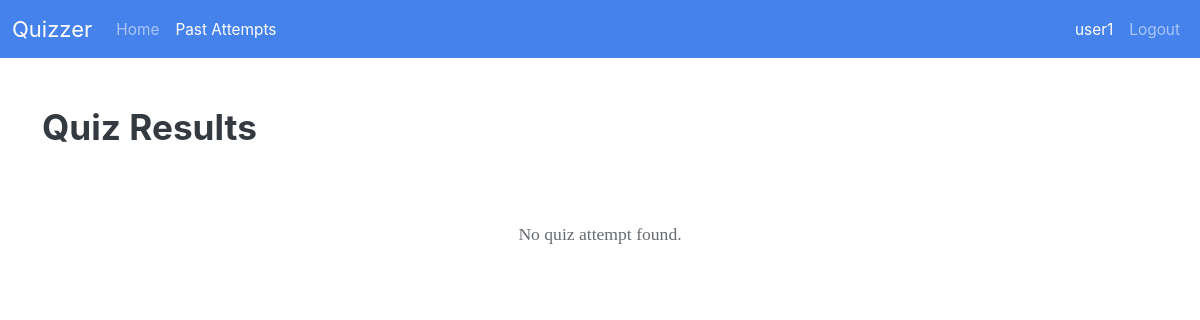
/user/past_attempts/41 (signed in), run on an earlier commit of the app's database.
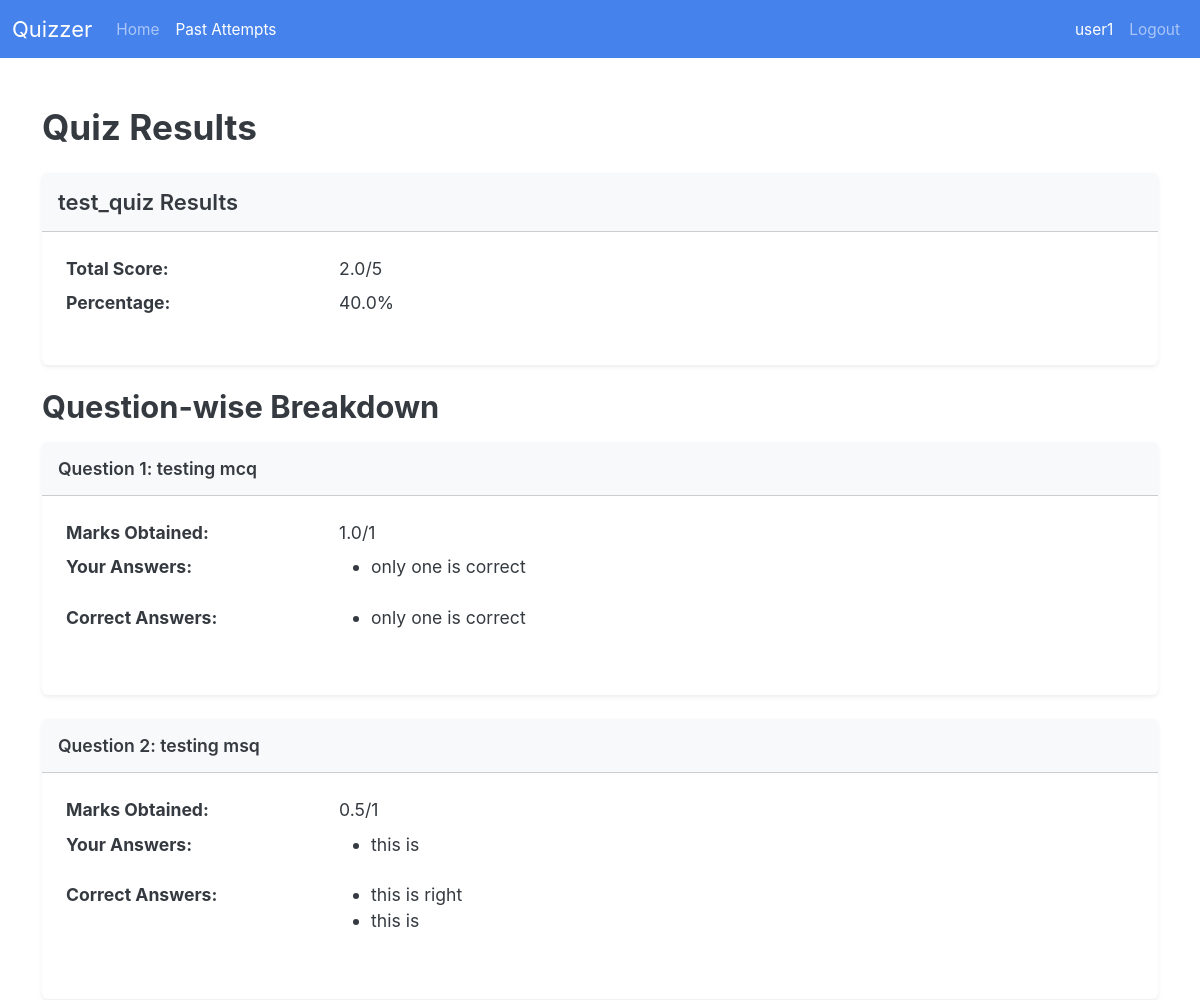
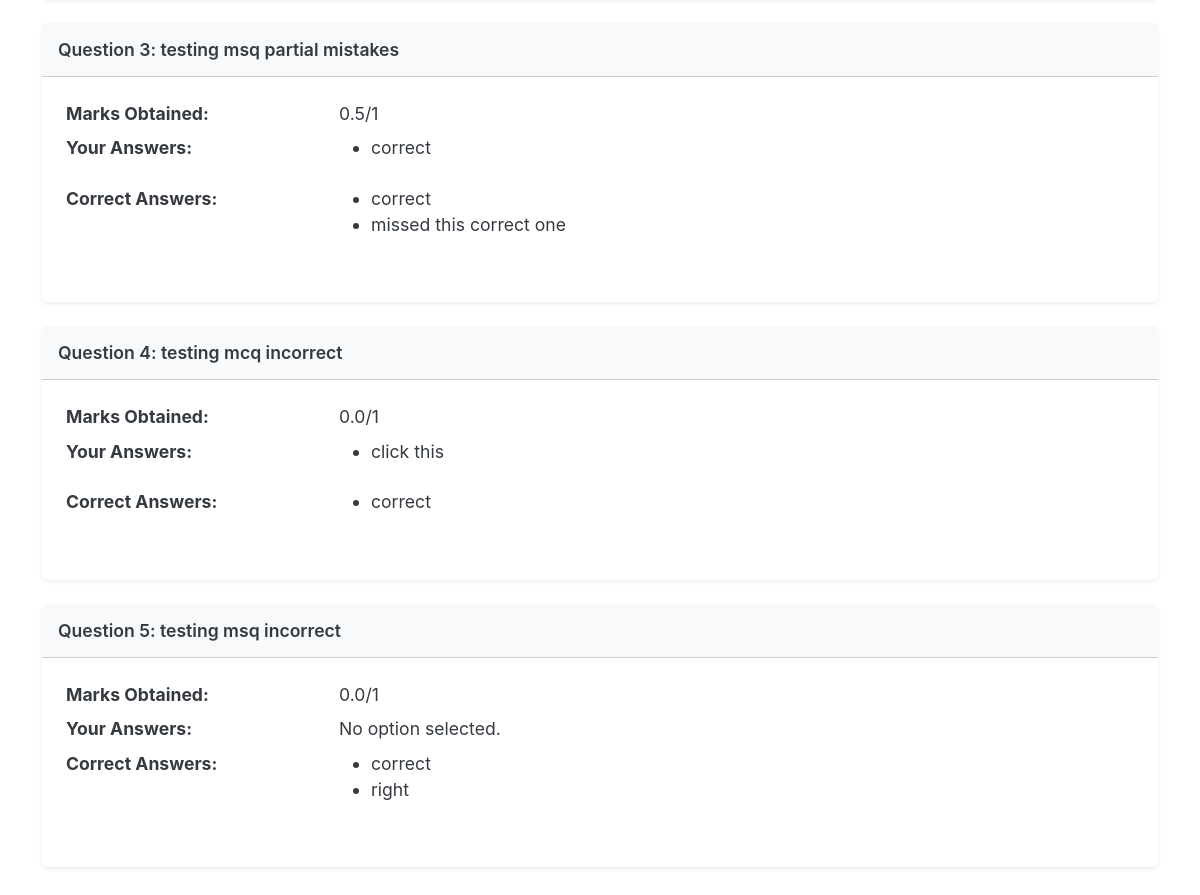
And on a later commit of the database (2 pictures, top to bottom).
### models/models.py (models this page shows)
class Quiz(db.Model):
    __tablename__ = "quiz"
    quiz_id: Mapped[id_pk]
    quiz_name: Mapped[str]
    chapter_id: Mapped[int]
    subject_id: Mapped[int]
    date: Mapped[Optional[date]]
    duration: Mapped[Optional[int]]  # minutes? hopefully
    remarks: Mapped[str]
    total_marks: Mapped[int] = mapped_column(default=0)
    questions: Mapped[List["Question"]] = relationship(
        back_populates="quiz", cascade="all,delete-orphan"
    )
    quiz_attempts: Mapped[List["QuizAttempt"]] = relationship(
        back_populates="quiz", cascade="all,delete-orphan"
    )
    chapter: Mapped["Chapter"] = relationship(back_populates="quizzes") # maybe change this
    __table_args__ = (
        ForeignKeyConstraint(
            ['subject_id', 'chapter_id'],  # Composite foreign key
            ['chapter.subject_id', 'chapter.chapter_id']
        ),
    )

class QuizAttempt(db.Model):
    __tablename__ = 'quiz_attempt'
    id: Mapped[id_pk]
    quiz_id: Mapped[int] = mapped_column(ForeignKey("quiz.quiz_id"))
    user_id: Mapped[int] = mapped_column(ForeignKey("user.user_id"))
    start_time: Mapped[datetime]
    time_taken: Mapped[int] # time in minutes  maybe seconds? minutes is better we don't need seconds
    total_score: Mapped[float]
    percentage: Mapped[float]
    quiz: Mapped["Quiz"] = relationship(back_populates="quiz_attempts")
    user: Mapped["User"] = relationship(back_populates="quiz_attempts")
    question_attempts: Mapped[List["QuestionAttempt"]]=relationship(back_populates="quiz_attempt")

class QuestionAttempt(db.Model):
    __tablename__ = 'question_attempt'
    id: Mapped[id_pk]
    quiz_attempt_id: Mapped[int] = mapped_column(ForeignKey("quiz_attempt.id"))
    question_id: Mapped[int] = mapped_column(ForeignKey("question.question_id"))
    marks_gained: Mapped[float] = mapped_column(default=0)
    quiz_attempt: Mapped["QuizAttempt"] = relationship(back_populates="question_attempts")
    question: Mapped["Question"] = relationship()
    selected_options: Mapped[List["Option"]] = relationship(
        secondary="selected_option",
        back_populates="question_attempts"
    )

class Question(db.Model):
    __tablename__ = "question"
    quiz_id: Mapped[int] = mapped_column(ForeignKey("quiz.quiz_id"))
    question_id: Mapped[id_pk]
    text: Mapped[str]
    marks: Mapped[int]
    quiz: Mapped["Quiz"] = relationship(back_populates="questions")
    options: Mapped[List["Option"]] = relationship(
        back_populates="question", cascade="all,delete-orphan"
    )
    is_msq: Mapped[bool] = mapped_column(default=False)

class Option(db.Model):
    __tablename__ = "option"
    option_id: Mapped[id_pk]
    question_id: Mapped[int] = mapped_column(ForeignKey("question.question_id"))
    text: Mapped[str]
    is_correct: Mapped[bool] = mapped_column(
        default=False
    )  # Assuming default is not correct
    question: Mapped["Question"] = relationship(back_populates="options")
    question_attempts: Mapped[List["QuestionAttempt"]] = relationship(
        secondary="selected_option",
        back_populates="selected_options"
    )

### routes/user_routes.py (the view)
@user_bp.route("/past_attempts/<int:quiz_attempt_id>", methods=["GET"])
def results(quiz_attempt_id):
    quiz_attempt = db.session.scalar(
        select(QuizAttempt).where(QuizAttempt.id == quiz_attempt_id)
    )
    return render_template("user/results.html", quiz_attempt=quiz_attempt)

### app.py (called while the page is built)
@app.template_global()
def is_active(page_name):
    return "active" if request.endpoint == page_name else ""

### routes/__init__.py (called while the page is built)
def init_login_manager(app):
    login_manager = LoginManager()
    login_manager.init_app(app)
    login_manager.login_view = "auth.login"  # goes to the login() function in auth_bp
    @login_manager.user_loader
    def load_user(user_id):
        return db.session.scalar(select(User).where(User.user_id == user_id))

### routes/user_routes.py (called while the page is built)
@user_bp.before_request  # makes it so you have to be logged in to access, and allows admin to access it too to test :)
@login_required
def user_required():
    pass

### templates/user/results.html
{% extends "base.html" %} {% block title %} Quiz Results {% endblock %} {% block
body %} {% include "user/nav.html" %}
<div class="container py-5">
  <div class="d-flex justify-content-between align-items-center mb-4">
    <h2 class="mb-0 fw-bold">Quiz Results</h2>
  </div>
  {% if quiz_attempt %}
  <div class="card shadow-sm border-0 mb-4">
    <div class="card-header bg-light py-3">
      <h5 class="card-title fw-semibold mb-0">
        {{ quiz_attempt.quiz.quiz_name }} Results
      </h5>
    </div>
    <div class="card-body p-4">
      <dl class="row">
        <dt class="col-sm-3">Total Score:</dt>
        <dd class="col-sm-9">
          {{ quiz_attempt.total_score }}/{{ quiz_attempt.quiz.total_marks }}
        </dd>
        <dt class="col-sm-3">Percentage:</dt>
        <dd class="col-sm-9">{{ quiz_attempt.percentage }}%</dd>
      </dl>
    </div>
  </div>
  <h3 class="mt-4 mb-3 fw-bold">Question-wise Breakdown</h3>
  {% if quiz_attempt.question_attempts %} {% for question_attempt in
  quiz_attempt.question_attempts %}
  <div class="card shadow-sm border-0 mb-4">
    <div class="card-header bg-light py-3">
      <h6 class="card-title fw-semibold mb-0">
        Question {{ loop.index }}: {{ question_attempt.question.text }}
      </h6>
    </div>
    <div class="card-body p-4">
      <dl class="row">
        <dt class="col-sm-3">Marks Obtained:</dt>
        <dd class="col-sm-9">
          {{ question_attempt.marks_gained }}/{{ question_attempt.question.marks
          }}
        </dd>
        <dt class="col-sm-3">Your Answers:</dt>
        <dd class="col-sm-9">
          {% if question_attempt.selected_options %}
          <ul>
            {% for option in question_attempt.selected_options %}
            <li>{{ option.text }}</li>
            {% endfor %}
          </ul>
          {% else %} No option selected. {% endif %}
        </dd>
        <dt class="col-sm-3">Correct Answers:</dt>
        <dd class="col-sm-9">
          <ul>
            {% for option in question_attempt.question.options if
            option.is_correct %}
            <li>{{ option.text }}</li>
            {% endfor %}
          </ul>
        </dd>
      </dl>
    </div>
  </div>
  {% endfor %} {% else %}
  <div class="text-center py-5">
    <p class="text-muted mb-0">No question attempt data found.</p>
  </div>
  {% endif %} {% else %}
  <div class="text-center py-5">
    <p class="text-muted mb-0">No quiz attempt found.</p>
  </div>
  {% endif %}
</div>
{% endblock %}

What changed in the data, as far as the page shows it:
now on this page (row unchanged): Quiz: quiz.quiz_name "test_quiz", quiz.total_marks "5"
added QuizAttempt: total_score "2.0", percentage "40.0"
added QuestionAttempt: question.text "testing mcq", marks_gained "1.0", question.marks "1"
now on this page (row unchanged): Option: text "only one is correct"
added QuestionAttempt: question.text "testing msq", marks_gained "0.5", question.marks "1"
now on this page (row unchanged): Option: text "this is"
now on this page (row unchanged): Option: text "this is right", shown under "testing msq"
added QuestionAttempt: question.text "testing msq partial mistakes", marks_gained "0.5", question.marks "1"
now on this page (row unchanged): Option: text "correct"
now on this page (row unchanged): Option: text "missed this correct one", shown under "testing msq partial mistakes"
added QuestionAttempt: question.text "testing mcq incorrect", marks_gained "0.0", question.marks "1"
now on this page (row unchanged): Option: text "click this", shown under "testing mcq incorrect"
now on this page (row unchanged): Option: text "correct", shown under "testing mcq incorrect"
added QuestionAttempt: question.text "testing msq incorrect", marks_gained "0.0", question.marks "1", shows "No option selected."
now on this page (row unchanged): Option: text "correct", shown under "testing msq incorrect"
now on this page (row unchanged): Option: text "right", shown under "testing msq incorrect"
Also different on the page:
text no longer shown: "No quiz attempt found."
text now shown: "Results Total Score: / Percentage: % Question-wise Breakdown"
